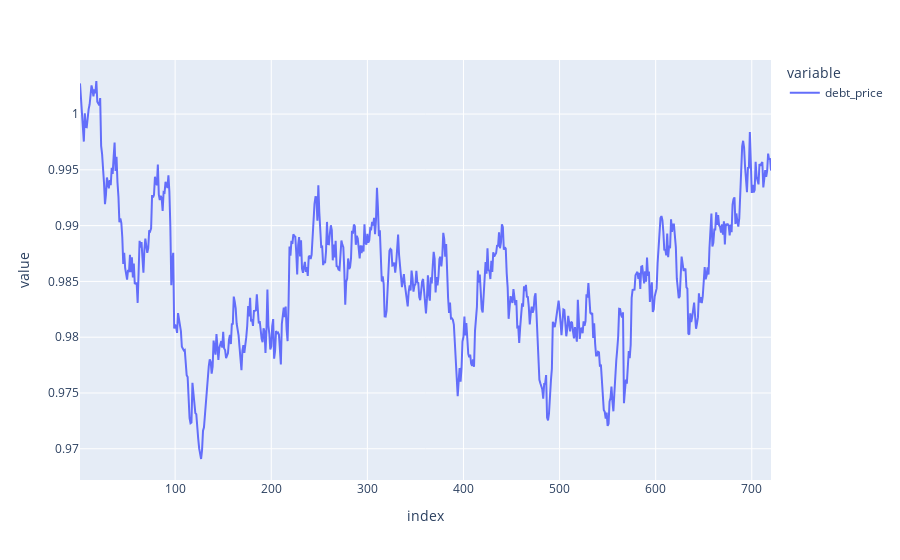

Notebook cell for this chart:
### Code cell
df.debt_price.plot()

### Figure 1 — Plotly figure (JSON) as saved in the notebook; plotly's stock layout.template omitted (floating-point values rounded to 4 significant figures; data arrays with more than 128 entries replaced by an {"elided": "..."} marker saying what was removed)
{"data": [{"hovertemplate": "variable=debt_price<br>index=%{x}<br>value=%{y}<extra></extra>", "legendgroup": "debt_price", "line": {"color": "#636efa", "dash": "solid"}, "mode": "lines", "name": "debt_price", "orientation": "v", "showlegend": true, "type": "scatter", "x": {"elided": "720 int values"}, "xaxis": "x", "y": {"elided": "720 float values"}, "yaxis": "y"}], "layout": {"legend": {"title": {"text": "variable"}, "tracegroupgap": 0}, "margin": {"t": 60}, "xaxis": {"anchor": "y", "domain": [0, 1], "title": {"text": "index"}}, "yaxis": {"anchor": "x", "domain": [0, 1], "title": {"text": "value"}}}}
